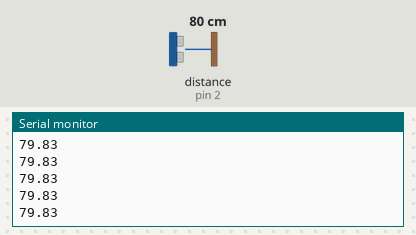
This sketch was run on a simulated Arduino Uno, built with avr-gcc and run on an emulated ATmega328P. On the bench: the last lines printed to the serial monitor. Wiring (inferred from the names in the program): ultrasonic range finder: trigger pin 3; echo pin 2. The inputs (shaded band) are chosen by the test bench; at power-on: distance to the obstacle (sensor on pin 2) 80 cm. The echo pulse lasts 58.3 µs per cm.

Above: at 1.2 s.
1.3 s: distance to the obstacle (sensor on pin 2) set to 2 cm
At 2.3 s:
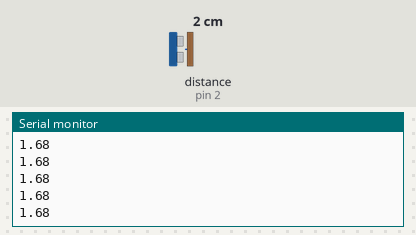
2.8 s: distance to the obstacle (sensor on pin 2) set to 4 cm
At 3.9 s:
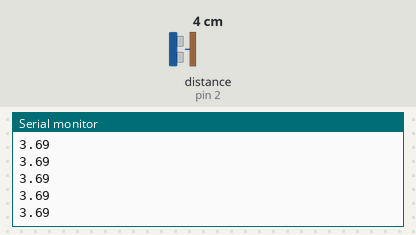
Timing chart, 0 to 5.8 s (numbered marks = the images above; inputs shaded):
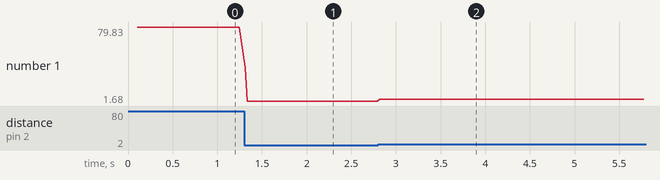

Measured:
- after the input at 1.3 s, the serial monitor: prints a new line at once (image 1)
- after the input at 2.8 s, the serial monitor: prints a new line at once (image 2)
- plotted number 1: 79.83 → 1.68 after the input at 1.3 s, 1.68 → 3.69 after the input at 2.8 s

The sketch:

Send_Serial_Average_NANO_.ino
```cpp
/*
http://tolsonwinters.com/a/HC_SR04_Range_Finder.ino
HC-SR04 Ping distance sensor
VCC to Arduino 5V
GND to Arduino GND
Echo to Arduino pin 2
Trig to Arduino pin 3
Original code improvements to the Ping sketch sourced from Trollmaker.com
Some code and wiring inspired by http://en.wikiversity.org/wiki/User:Dstaub/robotcar
Modified by Tolson Winters (Aug 27, 2014) for simplified serial monitor reading.
Modified by McKennon McMillian
*/

//Define pins and array size
#define trigPin 3
#define echoPin 2
#define SIZE 20 //Size of array


void setup() {
  Serial.begin (115200);
  pinMode(trigPin, OUTPUT);
  pinMode(echoPin, INPUT);
}

void loop() {
  long duration;
  float distance, average, sum;
  int i;
  for(i = 0; i < SIZE; i++){
  digitalWrite(trigPin, LOW);
  delayMicroseconds(2);
  digitalWrite(trigPin, HIGH);
  delayMicroseconds(10);
  digitalWrite(trigPin, LOW);
  duration = pulseIn(echoPin, HIGH);
  distance = duration / 58.2; // time/speedOfSound

    sum += distance;
  }
  average = float(sum) / SIZE;
  //The HC-SR04 has a max read distance 4 meters. If the average is greater than 400cm average is set to 400
  if(average > 400){
    average = 400;
  }
    Serial.flush();
    Serial.print(average); //Send average as cm
    Serial.println();

  delay(10);
}
```
